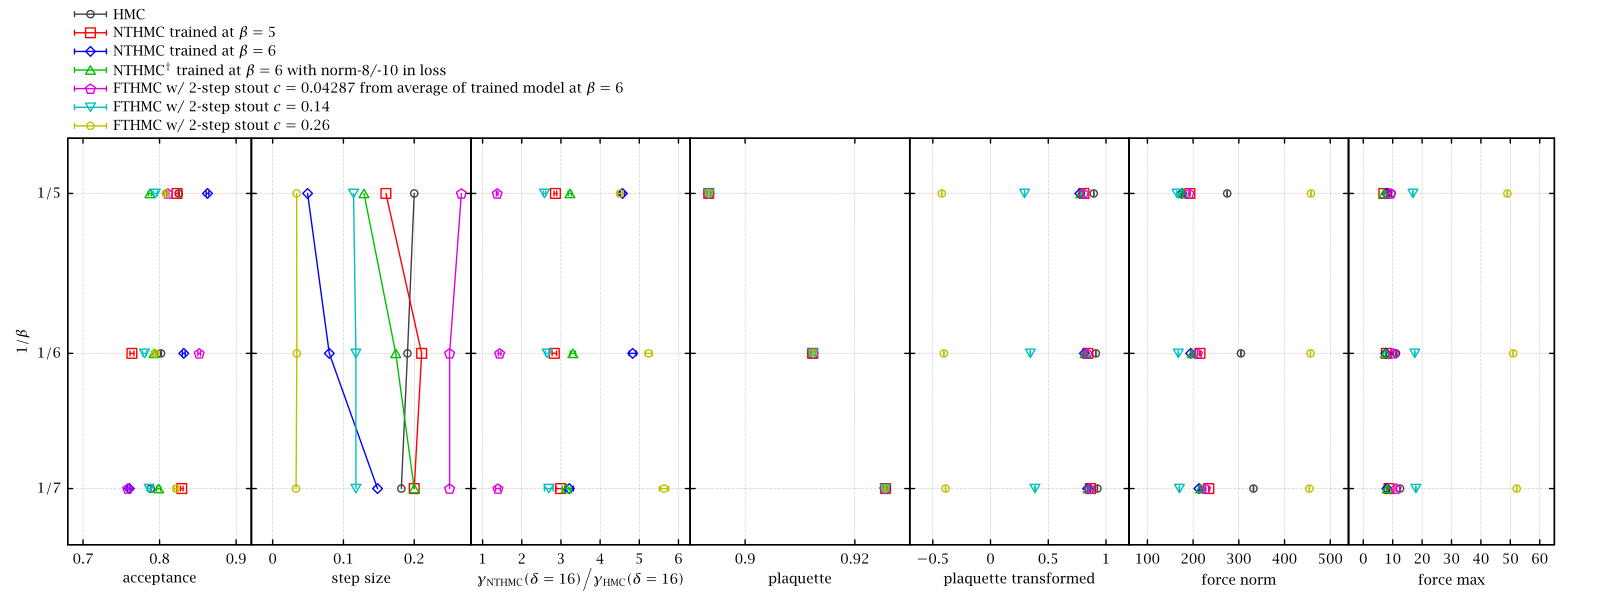

Write the gnuplot code that produced this figure.
set grid lc rgb '#a0a0a0'

set tmargin 10
set bmargin 4
set lmargin 10
set rmargin 0

set log y
set yrange [0.134:0.213]
set multiplot

figw=(1.0-0.04)/7.0    # excluding left & right margins
orig=0.0
orig_next=orig+figw+0.02    # left margin

set origin orig,0
set size orig_next-orig,1
orig=orig_next
orig_next=orig_next+figw

set key tmargin left Left reverse
set ytics ('$1/5$' 1./5, '$1/6$' 1./6, '$1/7$' 1./7)
set ylabel '$1/\beta$'
set xlabel 'acceptance'
set xrange [0.68:0.92]
set xtics 0.1
plot\
	"<grep -Ev '^(#|$)' ../../u1_2d/stats/s_hmc_l64_params_accept_post_train   |paste - - - -" u 8:(1./$2):10 w xerror t 'HMC',\
	"<grep -Ev '^(#|$)' ../../u1_2d/stats/s_nthmc_l64_b5_accept_post_train     |paste - - - -" u 8:(1./$2):10 w xerror t 'NTHMC trained at $\beta=5$',\
	"<grep -Ev '^(#|$)' ../../u1_2d/stats/s_nthmc_l64_b6_accept_post_train     |paste - - - -|head -n1;grep -Ev '^(#|$)' ../../u1_2d/stats/s_nthmc_l64_b6_startb6_accept_post_train     |paste - - - -|head -n1;grep -Ev '^(#|$)' ../../u1_2d/stats/s_nthmc_l64_b6_startb7_accept_post_train     |paste - - - -" u 8:(1./$2):10 w xerror t 'NTHMC trained at $\beta=6$',\
	"<grep -Ev '^(#|$)' ../../u1_2d/stats/s_nthmc_l64_b6_5cn8_5cn10_lr1e-5_accept_post_train |paste - - - -" u 8:(1./$2):10 w xerror t 'NTHMC$^\dag$ trained at $\beta=6$ with norm-8/-10 in loss',\
	"<grep -Ev '^(#|$)' ../../u1_2d/stats/s_fthmc_l64_b6_accept_post_train     |paste - - - -" u 8:(1./$2):10 w xerror t 'FTHMC w/ 2-step stout $c=0.04287$ from average of trained model at $\beta=6$',\
	"<grep -Ev '^(#|$)' ../../u1_2d/stats/s_fthmc_l64_b6_c14_accept_post_train |paste - - - -" u 8:(1./$2):10 w xerror t 'FTHMC w/ 2-step stout $c=0.14$',\
	"<grep -Ev '^(#|$)' ../../u1_2d/stats/s_fthmc_l64_b6_c26_accept_post_train |paste - - - -" u 8:(1./$2):10 w xerror t 'FTHMC w/ 2-step stout $c=0.26$'

set origin orig,0
set size orig_next-orig,1
orig=orig_next
orig_next=orig_next+figw

set lmargin 0

unset key
set ytics ('' 1./5, '' 1./6, '' 1./7)
unset ylabel
set xlabel 'step size'
set xrange [-0.03:0.28]
set xtics 0.1
plot\
	"<paste - - <../../u1_2d/stats/s_hmc_l64_params_stepsize_train   |awk '$2>=5&&$2<=7'" u 4:(1./$2) w lp t '',\
	"<paste - - <../../u1_2d/stats/s_nthmc_l64_b5_stepsize_train     |awk '$2>=5&&$2<=7'" u 4:(1./$2) w lp t '',\
	"<paste - - <../../u1_2d/stats/s_nthmc_l64_b6_stepsize_train     |awk '$2>=5&&$2<=5'; paste - - <../../u1_2d/stats/s_nthmc_l64_b6_startb6_stepsize_train     |awk '$2>=6&&$2<=6'; paste - - <../../u1_2d/stats/s_nthmc_l64_b6_startb7_stepsize_train     |awk '$2>=7&&$2<=7'" u 4:(1./$2) w lp t '',\
	"<paste - - <../../u1_2d/stats//s_nthmc_l64_b6_5cn8_5cn10_lr1e-5_stepsize_train |awk '$2>=5&&$2<=7'" u 4:(1./$2) w lp t '',\
	"<paste - - <../../u1_2d/stats/s_fthmc_l64_b6_stepsize_train     |awk '$2>=5&&$2<=7'" u 4:(1./$2) w lp t '',\
	"<paste - - <../../u1_2d/stats/s_fthmc_l64_b6_c14_stepsize_train |awk '$2>=5&&$2<=7'" u 4:(1./$2) w lp t '',\
	"<paste - - <../../u1_2d/stats/s_fthmc_l64_b6_c26_stepsize_train |awk '$2>=5&&$2<=7'" u 4:(1./$2) w lp t ''

set origin orig,0
set size orig_next-orig,1
orig=orig_next
orig_next=orig_next+figw

set xlabel '$\gamma_{\text{NTHMC}}(\delta=16)\Big/\gamma_{\text{HMC}}(\delta=16)$'
set xrange [0.7:6.3]
set xtics 1
plot\
	"<for b in 5 6 7;do ./get_dq2_hmc_scaled_b_v_d $b 64 4; ./get_dq2_hmc_scaled_b_v_d $b 64 4 s_nthmc_l64_b5;done|paste - -" u ($5/$2):(1./$1):($5/$2*sqrt(($3/$2)**2+($6/$5)**2)) w xerror lt 2 t '',\
	"<(./get_dq2_hmc_scaled_b_v_d 5 64 4; ./get_dq2_hmc_scaled_b_v_d 5 64 4 s_nthmc_l64_b6;./get_dq2_hmc_scaled_b_v_d 6 64 4; ./get_dq2_hmc_scaled_b_v_d 6 64 4 s_nthmc_l64_b6_startb6;./get_dq2_hmc_scaled_b_v_d 7 64 4; ./get_dq2_hmc_scaled_b_v_d 7 64 4 s_nthmc_l64_b6_startb7)|paste - -" u ($5/$2):(1./$1):($5/$2*sqrt(($3/$2)**2+($6/$5)**2)) w xerror lt 3 t '',\
	"<for b in 5 6 7;do ./get_dq2_hmc_scaled_b_v_d $b 64 4; ./get_dq2_hmc_scaled_b_v_d $b 64 4 s_nthmc_l64_b6_5cn8_5cn10_lr1e-5;done|paste - -" u ($5/$2):(1./$1):($5/$2*sqrt(($3/$2)**2+($6/$5)**2)) w xerror lt 4 t '',\
	"<for b in 5 6 7;do ./get_dq2_hmc_scaled_b_v_d $b 64 4; ./get_dq2_hmc_scaled_b_v_d $b 64 4 s_fthmc_l64_b6;done|paste - -" u ($5/$2):(1./$1):($5/$2*sqrt(($3/$2)**2+($6/$5)**2)) w xerror lt 5 t '',\
	"<for b in 5 6 7;do ./get_dq2_hmc_scaled_b_v_d $b 64 4; ./get_dq2_hmc_scaled_b_v_d $b 64 4 s_fthmc_l64_b6_c14;done|paste - -" u ($5/$2):(1./$1):($5/$2*sqrt(($3/$2)**2+($6/$5)**2)) w xerror lt 6 t '',\
	"<for b in 5 6 7;do ./get_dq2_hmc_scaled_b_v_d $b 64 4; ./get_dq2_hmc_scaled_b_v_d $b 64 4 s_fthmc_l64_b6_c26;done|paste - -" u ($5/$2):(1./$1):($5/$2*sqrt(($3/$2)**2+($6/$5)**2)) w xerror lt 7 t ''

set origin orig,0
set size orig_next-orig,1
orig=orig_next
orig_next=orig_next+figw

set xlabel 'plaquette'
set xrange [0.89:0.93]
set xtics 0.02
plot\
	"<grep -Ev '^(#|$)' ../../u1_2d/stats/s_hmc_l64_params_plaq_post_train   |paste - - - - - - - - -" u 8:(1./$2):10 w xerror t '',\
	"<grep -Ev '^(#|$)' ../../u1_2d/stats/s_nthmc_l64_b5_plaq_post_train     |paste - - - - - - - - -" u 8:(1./$2):10 w xerror t '',\
	"<grep -Ev '^(#|$)' ../../u1_2d/stats/s_nthmc_l64_b6_plaq_post_train     |paste - - - - - - - - -|head -n1;grep -Ev '^(#|$)' ../../u1_2d/stats/s_nthmc_l64_b6_startb6_plaq_post_train     |paste - - - - - - - - -|head -n1;grep -Ev '^(#|$)' ../../u1_2d/stats/s_nthmc_l64_b6_startb7_plaq_post_train     |paste - - - - - - - - -" u 8:(1./$2):10 w xerror t '',\
	"<grep -Ev '^(#|$)' ../../u1_2d/stats/s_nthmc_l64_b6_5cn8_5cn10_lr1e-5_plaq_post_train |paste - - - - - - - - -" u 8:(1./$2):10 w xerror t '',\
	"<grep -Ev '^(#|$)' ../../u1_2d/stats/s_fthmc_l64_b6_plaq_post_train     |paste - - - - - - - - -" u 8:(1./$2):10 w xerror t '',\
	"<grep -Ev '^(#|$)' ../../u1_2d/stats/s_fthmc_l64_b6_c14_plaq_post_train |paste - - - - - - - - -" u 8:(1./$2):10 w xerror t '',\
	"<grep -Ev '^(#|$)' ../../u1_2d/stats/s_fthmc_l64_b6_c26_plaq_post_train |paste - - - - - - - - -" u 8:(1./$2):10 w xerror t ''

set origin orig,0
set size orig_next-orig,1
orig=orig_next
orig_next=orig_next+figw

set xlabel 'plaquette transformed'
set xrange [-0.7:1.2]
set xtics 0.5
plot\
	"<grep -Ev '^(#|$)' ../../u1_2d/stats/s_hmc_l64_params_plaq_post_train   |paste - - - - - - - - -" u 20:(1./$2):22 w xerror t '',\
	"<grep -Ev '^(#|$)' ../../u1_2d/stats/s_nthmc_l64_b5_plaq_post_train     |paste - - - - - - - - -" u 20:(1./$2):22 w xerror t '',\
	"<grep -Ev '^(#|$)' ../../u1_2d/stats/s_nthmc_l64_b6_plaq_post_train     |paste - - - - - - - - -|head -n1;grep -Ev '^(#|$)' ../../u1_2d/stats/s_nthmc_l64_b6_startb6_plaq_post_train     |paste - - - - - - - - -|head -n1;grep -Ev '^(#|$)' ../../u1_2d/stats/s_nthmc_l64_b6_startb7_plaq_post_train     |paste - - - - - - - - -" u 20:(1./$2):22 w xerror t '',\
	"<grep -Ev '^(#|$)' ../../u1_2d/stats/s_nthmc_l64_b6_5cn8_5cn10_lr1e-5_plaq_post_train |paste - - - - - - - - -" u 20:(1./$2):22 w xerror t '',\
	"<grep -Ev '^(#|$)' ../../u1_2d/stats/s_fthmc_l64_b6_plaq_post_train     |paste - - - - - - - - -" u 20:(1./$2):22 w xerror t '',\
	"<grep -Ev '^(#|$)' ../../u1_2d/stats/s_fthmc_l64_b6_c14_plaq_post_train |paste - - - - - - - - -" u 20:(1./$2):22 w xerror t '',\
	"<grep -Ev '^(#|$)' ../../u1_2d/stats/s_fthmc_l64_b6_c26_plaq_post_train |paste - - - - - - - - -" u 20:(1./$2):22 w xerror t ''


set origin orig,0
set size orig_next-orig,1
orig=orig_next
orig_next=orig_next+figw

set xlabel 'force norm'
set xrange [60:540]
set xtics 100
plot\
	"<grep -Ev '^(#|$)' ../../u1_2d/stats/s_hmc_l64_params_force_post_train   |paste - - - - - - - - -" u 8:(1./$2):10 w xerror t '',\
	"<grep -Ev '^(#|$)' ../../u1_2d/stats/s_nthmc_l64_b5_force_post_train     |paste - - - - - - - - -" u 8:(1./$2):10 w xerror t '',\
	"<grep -Ev '^(#|$)' ../../u1_2d/stats/s_nthmc_l64_b6_force_post_train     |paste - - - - - - - - -|head -n1;grep -Ev '^(#|$)' ../../u1_2d/stats/s_nthmc_l64_b6_startb6_force_post_train     |paste - - - - - - - - -|head -n1;grep -Ev '^(#|$)' ../../u1_2d/stats/s_nthmc_l64_b6_startb7_force_post_train     |paste - - - - - - - - -" u 8:(1./$2):10 w xerror t '',\
	"<grep -Ev '^(#|$)' ../../u1_2d/stats/s_nthmc_l64_b6_5cn8_5cn10_lr1e-5_force_post_train |paste - - - - - - - - -" u 8:(1./$2):10 w xerror t '',\
	"<grep -Ev '^(#|$)' ../../u1_2d/stats/s_fthmc_l64_b6_force_post_train     |paste - - - - - - - - -" u 8:(1./$2):10 w xerror t '',\
	"<grep -Ev '^(#|$)' ../../u1_2d/stats/s_fthmc_l64_b6_c14_force_post_train |paste - - - - - - - - -" u 8:(1./$2):10 w xerror t '',\
	"<grep -Ev '^(#|$)' ../../u1_2d/stats/s_fthmc_l64_b6_c26_force_post_train |paste - - - - - - - - -" u 8:(1./$2):10 w xerror t ''

set origin orig,0
set size orig_next-orig,1
orig=orig_next
orig_next=1    # the last figure

set rmargin 2

set xlabel 'force max'
set xrange [-5:65]
set xtics 10
plot\
	"<grep -Ev '^(#|$)' ../../u1_2d/stats/s_hmc_l64_params_force_post_train   |paste - - - - - - - - -" u 20:(1./$2):22 w xerror t '',\
	"<grep -Ev '^(#|$)' ../../u1_2d/stats/s_nthmc_l64_b5_force_post_train     |paste - - - - - - - - -" u 20:(1./$2):22 w xerror t '',\
	"<grep -Ev '^(#|$)' ../../u1_2d/stats/s_nthmc_l64_b6_force_post_train     |paste - - - - - - - - -|head -n1;grep -Ev '^(#|$)' ../../u1_2d/stats/s_nthmc_l64_b6_startb6_force_post_train     |paste - - - - - - - - -|head -n1;grep -Ev '^(#|$)' ../../u1_2d/stats/s_nthmc_l64_b6_startb7_force_post_train     |paste - - - - - - - - -" u 20:(1./$2):22 w xerror t '',\
	"<grep -Ev '^(#|$)' ../../u1_2d/stats/s_nthmc_l64_b6_5cn8_5cn10_lr1e-5_force_post_train |paste - - - - - - - - -" u 20:(1./$2):22 w xerror t '',\
	"<grep -Ev '^(#|$)' ../../u1_2d/stats/s_fthmc_l64_b6_force_post_train     |paste - - - - - - - - -" u 20:(1./$2):22 w xerror t '',\
	"<grep -Ev '^(#|$)' ../../u1_2d/stats/s_fthmc_l64_b6_c14_force_post_train |paste - - - - - - - - -" u 20:(1./$2):22 w xerror t '',\
	"<grep -Ev '^(#|$)' ../../u1_2d/stats/s_fthmc_l64_b6_c26_force_post_train |paste - - - - - - - - -" u 20:(1./$2):22 w xerror t ''

unset multiplot
